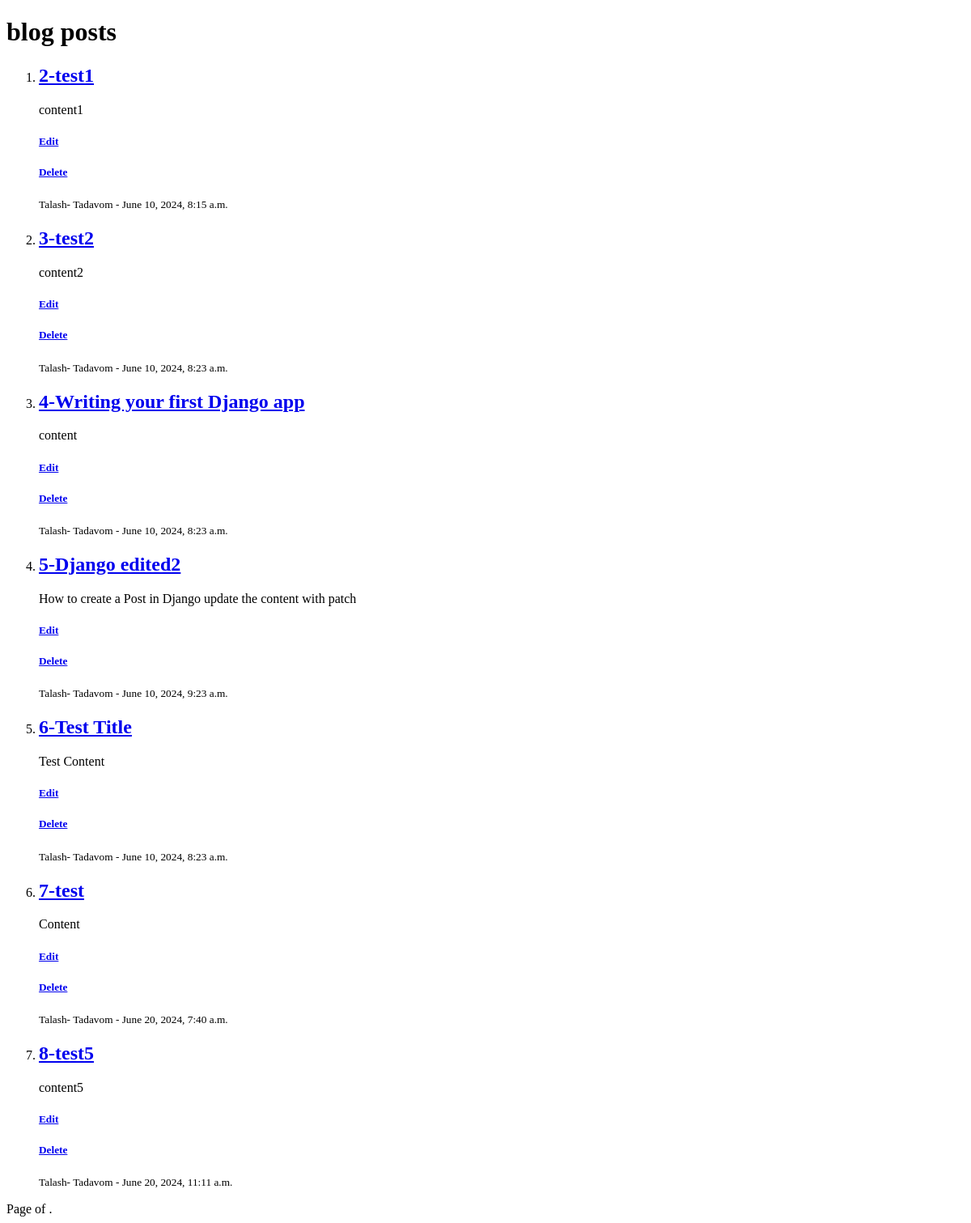
Page /blog/post/ (signed in) on the earlier database version.
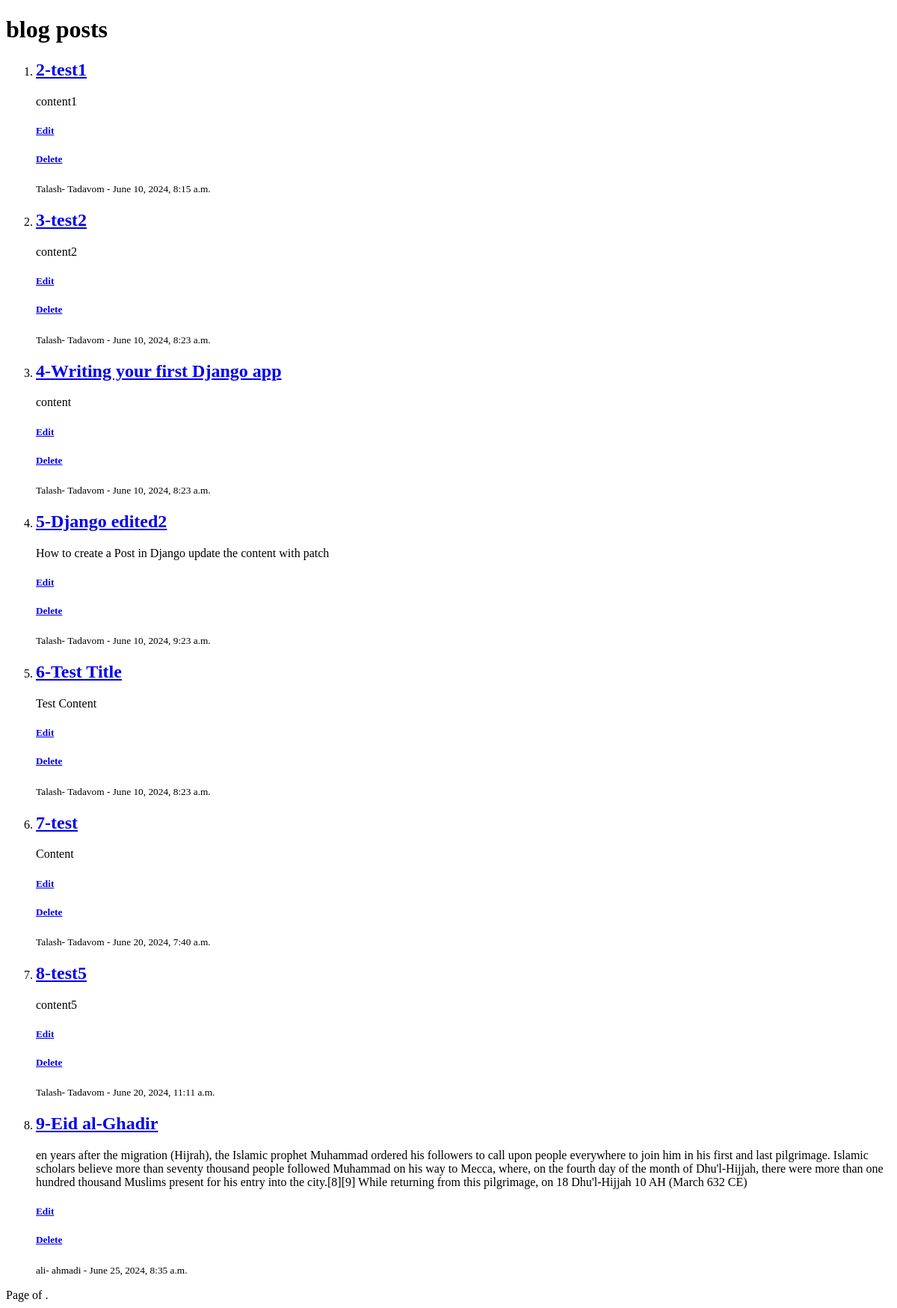
Same page on the later database version.
### blog/models.py (models this page shows, shortened)
class Post(models.Model):
    author = models.ForeignKey('accounts.Profile', on_delete=models.CASCADE)
    image = models.ImageField(null=True, blank=True)
    title = models.CharField(max_length=250)
    content = models.TextField()
    status = models.BooleanField()
    category = models.ForeignKey('Category', on_delete=models.SET_NULL, null=True)
    created_date = models.DateTimeField(auto_now_add=True)
    updated_date = models.DateTimeField(auto_now=True)
    published_date = models.DateTimeField()

### accounts/models.py (models this page shows, shortened)
class Profile(models.Model):
    user = models.ForeignKey(User,on_delete=models.CASCADE)
    first_name = models.CharField(max_length=250)
    last_name = models.CharField(max_length=250)
    image = models.ImageField(blank=True,null=True)
    description = models.TextField()
    created_date = models.DateTimeField(auto_now_add=True)
    updated_date = models.DateTimeField(auto_now=True)

### blog/views.py (the view)
# urls.py: path('post/',views.PostList.as_view(), name="post-list"),
class PostList(LoginRequiredMixin,PermissionRequiredMixin,ListView):
    permission_required ='blog.view_post'
    queryset = Post.objects.all()
    context_object_name = "posts"
    ordering = 'id'

### templates/blog/post_list.html (shortened to what this page needs)
<!DOCTYPE html>
<html lang="en">
<head>
</head>
<body>
    <h1> blog posts </h1>
    <ol>
    {% for post in posts %}
    <li>
  <a href="{% url 'blog:post-detail' pk=post.id %}"><h2> {{post.id}}-{{post.title}} </h2></a>
  <p> {{post.content}} </p>
  <a href="{% url 'blog:post-edit' pk=post.id %}">
              <h5>Edit</h5>
          </a>
  <a href="{% url 'blog:post-delete' pk=post.id %}">
                <h5>Delete</h5>
  </a>
  <small>{{post.author.first_name}}- {{post.author.last_name}} - {{post.published_date}}</small>
    </li>
    {% endfor %}
    </ol>
    <div class="pagination">
        <span class="step-links">
            <span class="current">
                Page {{ page_obj.number }} of {{ page_obj.paginator.num_pages }}.
            </span>
        </span>
    </div>
</body>
</html>

Differences in the rows shown:
added Post: id "9", title "Eid al-Ghadir", content "en years after the migration (Hijrah), the Islamic prophet Muhammad ordered his followers to call upon people everywhere to join him in his first and last pilgrimage. Islamic scholars believe more than seventy thousand people followed Muhammad on his way to Mecca, where, on the fourth day of the month of Dhu'l-Hijjah, there were more than one hundred thousand Muslims present for his entry into the city.[8][9] While returning from this pilgrimage, on 18 Dhu'l-Hijjah 10 AH (March 632 CE)", author.first_name "ali", author.last_name "ahmadi", published_date "June 25, 2024, 8:35 a.m."
